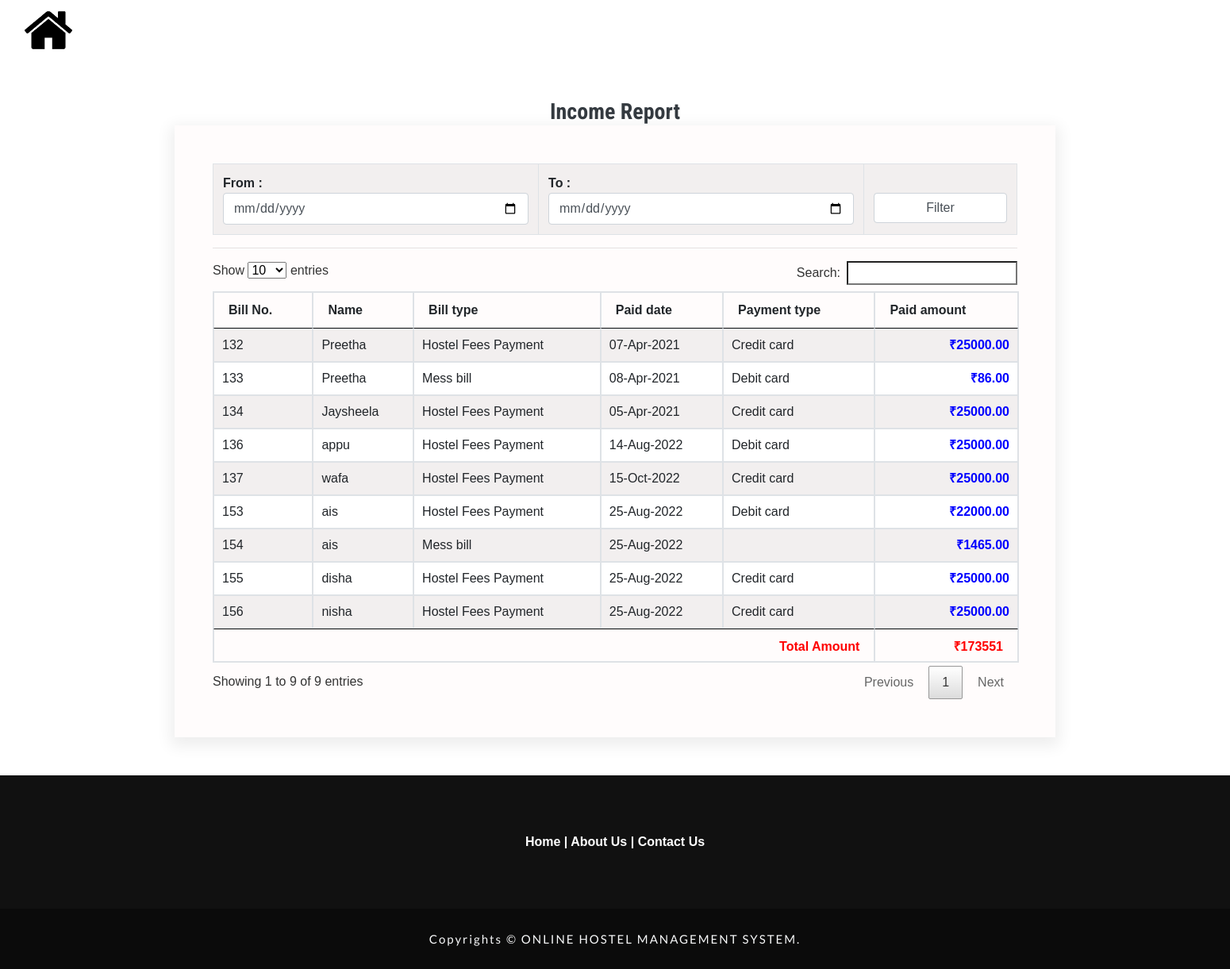
/viewbilling.php, run on the app's committed database.
### tables this page shows
CREATE TABLE IF NOT EXISTS `billing` (
  `billid` int(10) NOT NULL AUTO_INCREMENT,
  `admission_id` int(10) NOT NULL,
  `guestid` int(10) NOT NULL,
  `bill_type` varchar(50) NOT NULL COMMENT 'Hostel Fees, Mess Bill, Water Electricity bill(Generates on blockwise), Mess Bill Penalty, Hostel Fees Payment, Mess Bill Payment, Water Electricity bill Payment, Mess Bill Penalty Payment, Guest Payment, Maintanance Charge, Maintanance Charge payment,',
  `paid_amt` double(10,2) NOT NULL,
  `paid_date` date NOT NULL,
  `payment_type` varchar(25) NOT NULL,
  `particulars` text NOT NULL,
  `status` varchar(10) NOT NULL,
  PRIMARY KEY (`billid`)
);

CREATE TABLE IF NOT EXISTS `hosteller` (
  `hostellerid` int(10) NOT NULL AUTO_INCREMENT,
  `hostellertype` varchar(15) NOT NULL COMMENT 'Student, Employee, Others',
  `name` varchar(50) NOT NULL,
  `emailid` varchar(50) NOT NULL,
  `password` varchar(100) NOT NULL,
  `dob` date NOT NULL,
  `father_name` varchar(50) NOT NULL,
  `mother_name` varchar(50) NOT NULL,
  `address` text NOT NULL,
  `contact_no` varchar(15) NOT NULL,
  `status` varchar(10) NOT NULL,
  PRIMARY KEY (`hostellerid`)
);

### viewbilling.php (the view, shortened to what this page needs)
<?php
include("header.php");
?>
	<section class="contact-wthree py-5" id="contact">
		<div class="container">
			<div class="title text-center">
				<h3 class="title-w3 text-bl text-center font-weight-bold">Income Report</h3>
			</div>
			<div class="row">
				<div class="col-lg-12">
					<div class="contact-form-wthreelayouts">
<form method="get" action="">
	<table  class="table table-striped table-bordered">
		<tr>
			<th>From  : <input type="date" name="fdate"  class="form-control" value="<?php echo $_GET['fdate']; ?>" ></th>
			<th>To :  <input type="date" name="tdate"  class="form-control" value="<?php echo $_GET['tdate']; ?>" ></th>
			<th><br><input type="submit" name="Search" class="form-control" Value="Filter" ></th>
		</tr>
	</table>
</form>
<hr>
<table id="datatable"  class="table table-striped table-bordered">
	<thead>
		<tr>
			<th>Bill No.</th>
			<th>Name</th>
			<th>Bill type </th>
			<th>Paid date</th>
			<th>Payment type</th>
			<th>Paid amount</th>
		</tr>
	</thead>
	<tbody>
	<?php
	$sql ="SELECT * FROM billing WHERE (status='Active' OR status='Paid' )";
	$qsql = mysqli_query($con,$sql);
	while($rs = mysqli_fetch_array($qsql))
	{
		$sqlhosteller = "SELECT * FROM hosteller LEFT JOIN admission ON hosteller.hostellerid=admission.hostellerid where admission.admission_id='$rs[admission_id]'";
		$qsqlhosteller = mysqli_query($con,$sqlhosteller);
		$rshosteller = mysqli_fetch_array($qsqlhosteller);
		echo "<tr>
			<td>$rs[billid]</td>
			<td>";
			if($rs['admission_id'] != 0)
			{
		echo  $rshosteller['name'];
			}
		echo "</td>
			<td>$rs[bill_type]</td>
			<td>" . date("d-M-Y",strtotime($rs['paid_date'])) . " </td>
			<td>$rs[payment_type]</td>
			<th  style='text-align: right;color: blue;'>₹$rs[paid_amt]</th>
		</tr>";
		$paid_amt = $paid_amt +$rs['paid_amt'];
	}
	?>
	</tbody>
	<tfoot>
		<tr style="text-align: right;color: red;">
			<th colspan="5">Total Amount</th>
			<th>₹<?php echo $paid_amt; ?></th>
		</tr>
	</tfoot>
</table>
					</div>
				</div>
			</div>
		</div>
	</section>
	<?php
	include("footer.php");
	?>

### header.php (shortened to what this page needs)
<!DOCTYPE html>
<html lang="zxx">
<head>
    <link rel="stylesheet" href="https://cdnjs.cloudflare.com/ajax/libs/font-awesome/4.7.0/css/font-awesome.min.css">
	<link rel="stylesheet" href="css/bootstrap.css">
	<link rel="stylesheet" href="css/style.css" type="text/css" media="all" />
	<link href="css/font-awesome.min.css" rel="stylesheet">
	<link href="css/jquery.dataTables.min.css" rel="stylesheet">
</head>
<body>
<?php
if(basename($_SERVER['PHP_SELF']) == "index.php")
{
?>
	<div class="main-w3pvt" id="home" style="background-color:#FFF;background-image:url(assets/img/hero-bg.jpg); ">
<?php
}
else
{
?>
	<div class="main-w3pvt-2" id="home" style="background-image:url(images/bg3.png);display:block;
		width:1540px; min-height:0px;" >
<?php
}
?>
		<header  >
			<div class="container-fluid" >
<div class="navbar">
                    <a href="index.php"></a>
</div>
</header>
</body>
</html>

### footer.php
	<footer class="footer py-sm-5 py-4 text-center">
		<div class="container py-xl-4 py-lg-3">
			<b>
			<a href="index.php" style="color: white;">Home</A> <b style="color: white;">|</b> <a href="index.php" style="color: white;">About Us</A> <b style="color: white;">|</b> <a href="index.php" style="color: white;">Contact Us</A>
			</b>
		</div>
	</footer>
	<div class="copyright">
		<p class="copy-right-grids text-li text-center py-sm-4 py-3">Copyrights ©  ONLINE HOSTEL MANAGEMENT SYSTEM. </p>
	</div>
</body>
</html>

### css/style.css (style rules this page uses)
body { padding: 0; background: #FFF; font-family: 'Lato', sans-serif; }
body a, body button { transition: 0.5s all; -webkit-transition: 0.5s all; -moz-transition: 0.5s all; -o-transition: 0.5s all; -ms-transition: 0.5s all; text-decoration: none; }
html { scroll-behavior: smooth; }
h1, h2, h3, h4, h5, h6 { margin: 0; padding: 0; font-family: 'Roboto Condensed', sans-serif; }
p { margin: 0; padding: 0; font-size: 15px; letter-spacing: 1px; line-height: 1.9; color: #999; font-family: 'Lato', sans-serif; }
.text-bl { color: #343a40; }
.text-li { color: #f8f9fa; }
header { position: relative; width: 100%; z-index: 9; }
footer { background: #111111; }
.copyright { background: #0b0b0b; position: relative; }
p.copy-right-grids { letter-spacing: 2px; }
.main-w3pvt-2 { background: url(../images/b3.jpg) no-repeat top; background-size: cover; -webkit-background-size: cover; -moz-background-size: cover; -o-background-size: cover; -ms-background-size: cover; min-height:0px; }
.contact-wthree { background: url(../images/bg5.png) repeat top; background-size: contain; -webkit-background-size: contain; -o-background-size: contain; -moz-background-size: contain; -ms-background-size: contain; }
.contact-form-wthreelayouts { padding: 3em; background: #fffcfc; box-shadow: 0px 6px 18px 5px rgba(0, 0, 0, 0.07); }
.footer { position: relative; }

### header.php (style rules this page uses)
body { font-family:Arial, Helvetica, sans-serif; }
.navbar { overflow:hidden; background-color:balck; }
.navbar a { background-image:url(images/homeicn.png); background-size:cover; font-size:16px; color:black; left:500px; padding:30px 30px; text-decoration:none; }

### data on the page
billing: billid "132", hosteller.name "Preetha", bill_type "Hostel Fees Payment", paid_date "07-Apr-2021", payment_type "Credit card", paid_amt "25000.00"
billing: billid "133", hosteller.name "Preetha", bill_type "Mess bill", paid_date "08-Apr-2021", payment_type "Debit card", paid_amt "86.00"
billing: billid "134", hosteller.name "Jaysheela", bill_type "Hostel Fees Payment", paid_date "05-Apr-2021", payment_type "Credit card", paid_amt "25000.00"
billing: billid "136", hosteller.name "appu", bill_type "Hostel Fees Payment", paid_date "14-Aug-2022", payment_type "Debit card", paid_amt "25000.00"
billing: billid "137", hosteller.name "wafa", bill_type "Hostel Fees Payment", paid_date "15-Oct-2022", payment_type "Credit card", paid_amt "25000.00"
billing: billid "153", hosteller.name "ais", bill_type "Hostel Fees Payment", paid_date "25-Aug-2022", payment_type "Debit card", paid_amt "22000.00"
billing: billid "154", hosteller.name "ais", bill_type "Mess bill", paid_date "25-Aug-2022", paid_amt "1465.00"
billing: billid "155", hosteller.name "disha", bill_type "Hostel Fees Payment", paid_date "25-Aug-2022", payment_type "Credit card", paid_amt "25000.00"
billing: billid "156", hosteller.name "nisha", bill_type "Hostel Fees Payment", paid_date "25-Aug-2022", payment_type "Credit card", paid_amt "25000.00"

### other printed values
$paid_amt "173551"
